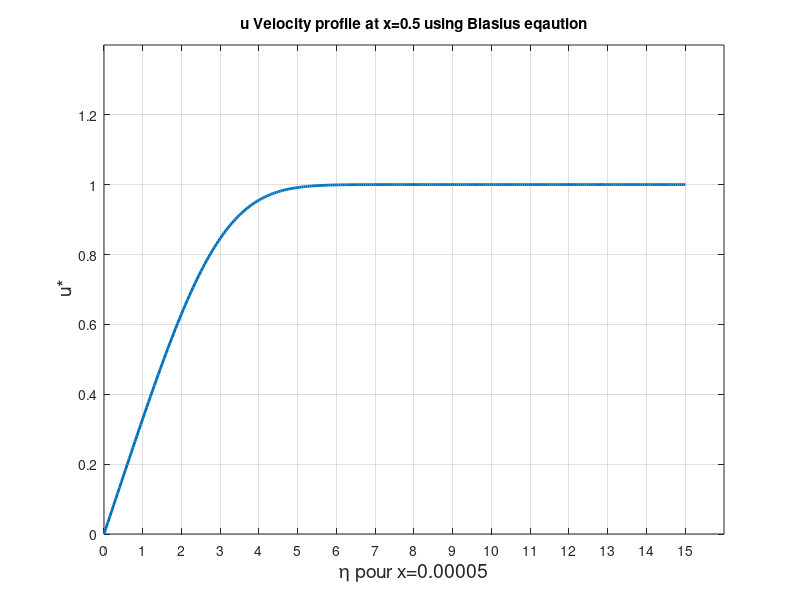
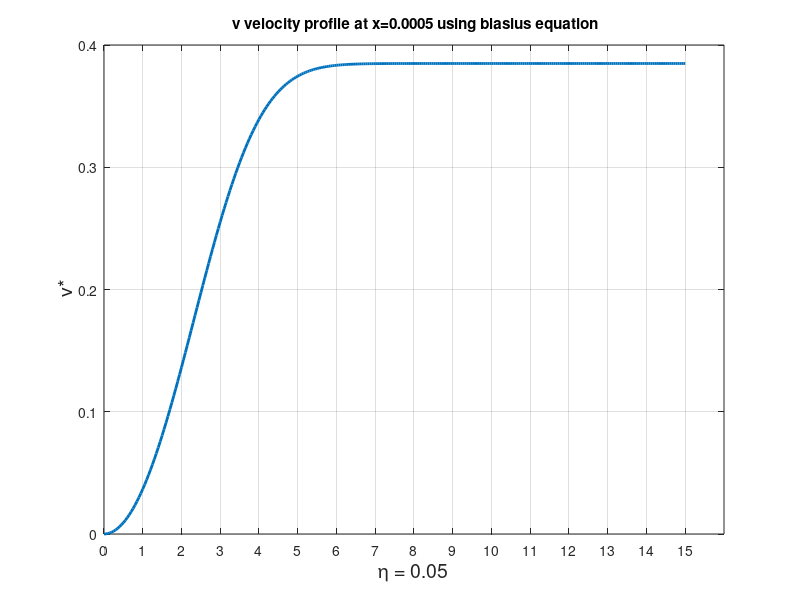

The MATLAB source for these figures, in order:
clc; clear all; close all; 
format short

%% RK4 to solve a system of 1st order ODEs 
%df1/d(eta)=f2 
%df2/d(eta)=f3
%df3/d(eta)=-1/2(f1*f3)
%where f1,f2,f3 are f,f',f'' respectively

%% initial conditions at h1=0.2
h1=0.2;
y1(1)=0;
y2(1)=0;
y3(1)=0.3323;

%% Defining our function handles using RK4 at h1=0.2
f1h1 = @(eta, y1, y2, y3) y2;
f2h1 = @(eta, y1, y2, y3) y3;
f3h1 = @(eta, y1, y2, y3) -1/2*y1*y3;
eta = 0:h1:14;
for i = 1:(length(eta)-1)
a= h1.*[f1h1(eta(i), y1(i), y2(i), y3(i)), f2h1(eta(i), y1(i), y2(i), y3(i)), f3h1(eta(i), y1(i), y2(i), y3(i))];
b= h1.*[f1h1(eta(i), y1(i)+a(1)/2, y2(i)+a(2)/2, y3(i)+a(3)/2), f2h1(eta(i)+h1/2, y1(i)+a(1)/2, y2(i)+a(2)/2, y3(i)+a(3)/2), f3h1(eta(i)+h1/2, y1(i)+a(1)/2, y2(i)+a(2)/2, y3(i)+a(3)/2)];
c= h1.*[f1h1(eta(i), y1(i)+b(1)/2, y2(i)+b(2)/2, y3(i)+b(3)/2), f2h1(eta(i)+h1/2, y1(i)+b(1)/2, y2(i)+b(2)/2, y3(i)+b(3)/2), f3h1(eta(i)+h1/2, y1(i)+b(1)/2, y2(i)+b(2)/2, y3(i)+b(3)/2)];
d= h1.*[f1h1(eta(i), y1(i)+c(1), y2(i)+c(2), y3(i)+c(3)), f2h1(eta(i)+h1, y1(i)+c(1), y2(i)+c(2), y3(i)+c(3)), f3h1(eta(i)+h1, y1(i)+c(1), y2(i)+c(2), y3(i)+c(3))];
y1(i+1) = y1(i)+ 1/6*(a(1)+2*b(1)+2*c(1)+d(1));
y2(i+1) = y2(i)+ 1/6*(a(2)+2*b(2)+2*c(2)+d(2));
y3(i+1) = y3(i)+ 1/6*(a(3)+2*b(3)+2*c(3)+d(3));
end

%% initial conditions at h2=0.05
h2=0.05;
g1(1)=0;
g2(1)=0;
g3(1)=0.3323;


%% Defining our function handles using RK4 at h2=0.05
f1h2 = @(eta2, g1, g2, g3) g2;
f2h2 = @(eta2, g1, g2, g3) g3;
f3h2 = @(eta2, g1, g2, g3) -1/2*g1*g3;
eta2 = 0:h2:15;
for i = 1:(length(eta2)-1)
a= h2.*[f1h2(eta2(i), g1(i), g2(i), g3(i)), f2h2(eta2(i), g1(i), g2(i), g3(i)), f3h2(eta2(i), g1(i), g2(i), g3(i))];
b= h2.*[f1h2(eta2(i), g1(i)+a(1)/2, g2(i)+a(2)/2, g3(i)+a(3)/2), f2h2(eta2(i)+h2/2, g1(i)+a(1)/2, g2(i)+a(2)/2, g3(i)+a(3)/2), f3h2(eta2(i)+h2/2, g1(i)+a(1)/2, g2(i)+a(2)/2, g3(i)+a(3)/2)];
c= h2.*[f1h2(eta2(i), g1(i)+b(1)/2, g2(i)+b(2)/2, g3(i)+b(3)/2), f2h2(eta2(i)+h2/2, g1(i)+b(1)/2, g2(i)+b(2)/2, g3(i)+b(3)/2), f3h2(eta2(i)+h2/2, g1(i)+b(1)/2, g2(i)+b(2)/2, g3(i)+b(3)/2)];
d= h2.*[f1h2(eta2(i), g1(i)+c(1), g2(i)+c(2), g3(i)+c(3)), f2h2(eta2(i)+h2, g1(i)+c(1), g2(i)+c(2), g3(i)+c(3)), f3h2(eta2(i)+h2, g1(i)+c(1), g2(i)+c(2), g3(i)+c(3))];
g1(i+1) = g1(i)+ 1/6*(a(1)+2*b(1)+2*c(1)+d(1));
g2(i+1) = g2(i)+ 1/6*(a(2)+2*b(2)+2*c(2)+d(2));
g3(i+1) = g3(i)+ 1/6*(a(3)+2*b(3)+2*c(3)+d(3));
end

%% Plot f
%figure(1)
%plot(eta ,y1,'-.r*')
%hold on
%plot(eta2 ,g1, '-.b')
%ylim([0 3])
%title(" Graph of f ");
%xlabel('\eta', 'FontSize', 14);
%ylabel("f ", 'FontSize', 14);
%grid on
%legend ('\eta =0.2', '\eta = 0.05')
%hold off
% saveas(figure(1),'F:\Computational Engineering\1st sem\Numerical Methods in Thermo-Fluid Dynamics I\Exercises\theoritical\task 2.4\RK4_graph of f','png')

%% Plot f'
%figure(2)
%plot(eta,y2,'-.r*')
%hold on
%plot(eta2,g2,'-.b')
%ylim([0 3])
%title(" Graph of f'");
%xlabel('\eta', 'FontSize', 14);
%ylabel("f' ", 'FontSize', 14);
%grid on
%legend ('\eta =0.2', '\eta = 0.05')
%hold off
% saveas(figure(2),'F:\Computational Engineering\1st sem\Numerical Methods in Thermo-Fluid Dynamics I\Exercises\theoritical\task 2.4\RK4_graph of fp','png')

%% Plot f''
%figure(3)
%plot(eta,y3,'-.r*')
%hold on
%plot(eta2,g3,'-.b')
%ylim([0 3])
%title(" Graph of f''");
%xlabel('\eta', 'FontSize', 14);
%ylabel("f''", 'FontSize', 14);
%grid on
%legend ('\eta =0.2', '\eta = 0.05')
%hold off
% saveas(figure(3),'F:\Computational Engineering\1st sem\Numerical Methods in Thermo-Fluid Dynamics I\Exercises\theoritical\task 2.4\RK4_graph of fpp','png')

%% Plot horizontal velocity u* obtained from RK4 at h2=0.05
%u*=f'(eta)=g2
figure(4)
plot(eta2,g2,'LineWidth',2)
ylim([0 1.4])
title(" u Velocity profile at x=0.5 using Blasius eqaution ");
xlabel('\eta pour x=0.00005', 'FontSize', 14);
xticks([0:1:15]);
ylabel(" u*", 'FontSize', 14);
grid on
% saveas(figure(4),'F:\Computational Engineering\1st sem\Numerical Methods in Thermo-Fluid Dynamics I\Exercises\theoritical\task 2.4\RK4_graph of horizonntal velocity','png')

%% Plot vertical velocity v* obtained from RK4 at h2=0.05

u_inf=10
L=1
Re=1e4
x_blasius=0.0005
v=0.5*sqrt(L/Re/x_blasius)*((eta2.*g2)-g1);
figure(5)
plot(eta2,v,'LineWidth', 2)
title(" v velocity profile at x=0.0005 using blasius equation");
xlabel('\eta = 0.05', 'FontSize', 14);
ylabel(" v*", 'FontSize', 14);
xticks([0:1:15]);
grid on
% saveas(figure(5),'F:\Computational Engineering\1st sem\Numerical Methods in Thermo-Fluid Dynamics I\Exercises\theoritical\task 2.4\RK4_graph of vertical velocity','png')

%%
%x = 0:0.05:8
%plot(x, 0.0345.*x.^(0.5))

%%
%p1 = plot(eta2, g1); hold on;
%p2 = plot(eta2, g2); 
%p3 = plot(eta2, g3); 
%p4 = plot(eta2, v); hold off;
%h = [p1;p2;p3;p4];
%legend(h,'f','f1 or u','f2','v', 'Location', 'Northwest')